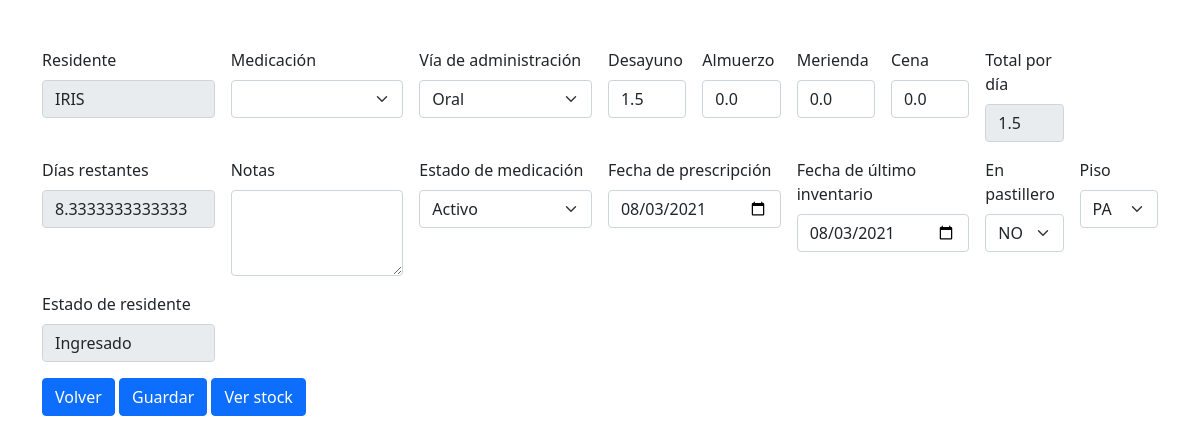
The app's page /selected_prescription/2 with its own data.
### tables this page shows
CREATE TABLE "prescriptions" (
	"prescription_id"	INTEGER,
	"resident_id"	INTEGER NOT NULL,
	"medication_id"	INTEGER NOT NULL,
	"administration_route"	TEXT NOT NULL,
	"breakfast"	REAL,
	"lunch"	REAL,
	"tea"	REAL,
	"dinner"	REAL,
	"total_per_day"	REAL,
	"notes"	TEXT,
	"medication_status"	TEXT NOT NULL,
	"prescription_date"	DATE,
	"last_registry_date"	DATE,
	"in_pillbox"	BOOL NOT NULL,
	"floor"	TEXT NOT NULL,
	PRIMARY KEY("prescription_id" AUTOINCREMENT)
);

CREATE TABLE "residents" (
	"resident_id"	INTEGER,
	"name"	CHAR(20) NOT NULL,
	"last_name"	CHAR(20) NOT NULL,
	"status"	CHAR(10) NOT NULL,
	"admission_date"	DATE NOT NULL,
	"birth_date"	DATE,
	"age"	CHAR(3),
	"gender"	CHAR(10) NOT NULL,
	"citizenship"	CHAR(20),
	"marital_status"	CHAR(20),
	"id_type"	CHAR(10) NOT NULL,
	"id_number"	CHAR(10) NOT NULL,
	"address"	CHAR(30) NOT NULL,
	"city"	CHAR(20) NOT NULL,
	"prepaid"	CHAR(30),
	"affiliation_number"	CHAR(20),
	"nickname"	CHAR(20),
	PRIMARY KEY("resident_id" AUTOINCREMENT)
);

### main.py (the view)
@app.route("/selected_prescription/<int:prescription_id>", methods = ["GET", "POST"])
def selected_prescription(prescription_id):
    if request.method == "GET":
        medications_list = get_medications_list()
        for medication in medications_list:
            medication.to_show_in_html()
        prescription = get_prescription_by_id(prescription_id)
        resident = get_resident_by_id(prescription.resident_id)
        prescription.to_show_in_html()
        resident.to_show_in_html()
        days_left = prescription.days_left()
        return render_template("/edit_prescription.html", prescription = prescription, days_left = days_left, medications_list = medications_list, resident = resident)
    elif request.method == "POST":
        edit_db_prescription(request.form)
        return redirect("/prescriptions_list")

### src/medication.py (called while the page is built)
def create_medication_dictionary(medication_tuple):
    medication_dictionary = {
        "medication_id": medication_tuple[0],
        "drug_name": medication_tuple[1],
        "commercial_name": medication_tuple[2],
        "type": medication_tuple[3],
        "measurement_unit": medication_tuple[4],
        "amount": medication_tuple[5],
        "registration_date": medication_tuple[6]
    }
    return medication_dictionary

def get_medication_by_id(medication_id):
    with sqlite3.connect("./ayekan.db") as conn:
        cursor = conn.cursor()
        cursor.execute(f'SELECT * FROM vademecum WHERE medication_id="{medication_id}";')
        result = cursor.fetchone()
        medication_dictionary = create_medication_dictionary(result)
        medication = Medication(medication_dictionary)
        return medication

def get_medications_list():
    with sqlite3.connect("./ayekan.db") as conn:
        cursor = conn.cursor()
        cursor.execute(f"SELECT * FROM vademecum ORDER BY commercial_name;")
        result = cursor.fetchall()
        medications_list = []
        for medication in result:
            medication_dictionary = create_medication_dictionary(medication)
            medication = Medication(medication_dictionary)
            medication.to_show_in_html()
            medications_list.append(medication)
        return medications_list

    def to_show_in_html(self):
        self.drug_name = self.drug_name.title()
        self.commercial_name = self.commercial_name.title()
        self.type = self.type.title()

### src/prescription.py (called while the page is built)
def create_prescription_dictionary(prescription_tuple):
    prescription_dictionary = {
        "prescription_id": prescription_tuple[0],
        "resident_id": prescription_tuple[1],
        "medication_id": prescription_tuple[2],
        "administration_route": prescription_tuple[3],
        "breakfast": prescription_tuple[4],
        "lunch": prescription_tuple[5],
        "tea": prescription_tuple[6],
        "dinner": prescription_tuple[7],
        "total_per_day": prescription_tuple[8],
        "notes": prescription_tuple[9],
        "medication_status": prescription_tuple[10],
        "prescription_date": prescription_tuple[11],
        "last_registry_date": prescription_tuple[12],
        "in_pillbox": prescription_tuple[13],
        "floor": prescription_tuple[14],
    }
    return prescription_dictionary

### app/templates/edit_prescription.html (shortened to what this page needs)
{% extends "base.html" %}
{% block content %}
<form class="row g-3 needs-validation" method="post" action="/edited_prescription">
    <div class="col-md-2">
        <label for="resident_id" class="form-label">Residente</label>
        <input type="text" class="form-control" name="resident_id" value="{{ prescription.resident_id }}" required readonly>
    </div>
    <div class="col-md-2">
        <label for="medication_id" class="form-label">Medicación</label>
        <select class="form-select" aria-label="Default select example" name="medication_id">
            {% for medication in medications_list %}
                <option value="{{ medication.id }}">{{ medication.commercial_name }}</option>
            {% endfor %}
        </select>
    </div>
    <div class="col-md-2">
        <label for="administration_route" class="form-label">Vía de administración</label>
        <select class="form-select" aria-label="Default select example" name="administration_route">
            <option {{ 'selected' if prescription.administration_route == 'Oral' else '' }}>Oral</option>
        </select>
    </div>
    <div class="col-md-1">
        <label for="breakfast" class="form-label">Desayuno</label>
        <input type="number" step="0.5" class="form-control" name="breakfast" value="{{ prescription.breakfast }}">
    </div>
    <div class="col-md-1">
        <label for="lunch" class="form-label">Almuerzo</label>
        <input type="number" step="0.5" class="form-control" name="lunch" value="{{ prescription.lunch }}">
    </div>
    <div class="col-md-1">
        <label for="tea" class="form-label">Merienda</label>
        <input type="number" step="0.5" class="form-control" name="tea" value="{{ prescription.tea }}">
    </div>
    <div class="col-md-1">
        <label for="dinner" class="form-label">Cena</label>
        <input type="number" step="0.5" class="form-control" name="dinner" value="{{ prescription.dinner }}">
    </div>
    <div class="col-md-1">
        <label for="total_per_day" class="form-label">Total por día</label>
        <input type="number" step="0.5" class="form-control" name="total_per_day" value="{{ prescription.total_per_day }}" required readonly>
    </div>
    <div class="col-md-2">
        <label for="days_left" class="form-label">Días restantes</label>
        <input type="number" class="form-control" name="days_left" value="{{ days_left }}" readonly>
    </div>
    <div class="col-md-2">
        <label for="notes" class="form-label">Notas</label>
        <textarea class="form-control" name="notes" value="{{ prescription.notes }}" rows="3"></textarea>
    </div>
    <div class="col-md-2">
        <label for="medication_status" class="form-label">Estado de medicación</label>
        <select class="form-select" aria-label="Default select example" name="medication_status">
            <option {{ 'selected' if prescription.medication_status == 'Activo' else '' }}>Activo</option>
        </select>
    </div>
    <div class="col-md-2">
        <label for="prescription_date" class="form-label">Fecha de prescripción</label>
        <input type="date" class="form-control" name="prescription_date" value="{{ prescription.prescription_date }}" required>
    </div>
    <div class="col-md-2">
        <label for="last_registry_date" class="form-label">Fecha de último inventario</label>
        <input type="date" class="form-control" name="last_registry_date" value="{{ prescription.last_registry_date }}">
    </div>
    <div class="col-md-1">
        <label for="in_pillbox" class="form-label">En pastillero</label>
        <select class="form-select" aria-label="Default select example" name="in_pillbox">
            <option {{ 'selected' if prescription.in_pillbox == 'NO' else '' }}>NO</option>
        </select>
    </div>
    <div class="col-md-1">
        <label for="floor" class="form-label">Piso</label>
        <select class="form-select" aria-label="Default select example" name="floor">
            <option {{ 'selected' if prescription.floor == 'PA' else '' }}>PA</option>
        </select>
    </div>
    <div class="col-md-2">
        <label for="resident_status" class="form-label">Estado de residente</label>
        <input type="text" class="form-control" name="resident_status" value="{{ resident.status }}" readonly>
    </div>
    <div class="col-12">
        <a href="{{ url_for('prescriptions_list') }}" class="btn btn-primary">Volver</a>
        <button type="submit" class="btn btn-primary">Guardar</button>
        <a href="{{ url_for('stock_list', prescription_id = prescription.prescription_id) }}" class="btn btn-primary">Ver stock</a>
    </div>
</form>
{% endblock %}

### records on screen
prescriptions: breakfast "1.5", lunch "0.0", tea "0.0", dinner "0.0", prescription_date "08/03/2021", last_registry_date "08/03/2021"
residents: resident_status "Ingresado"
